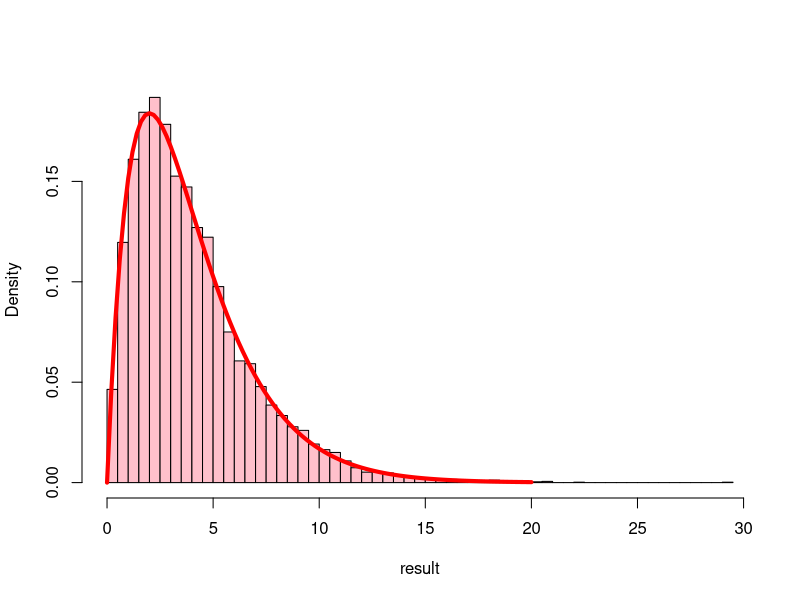
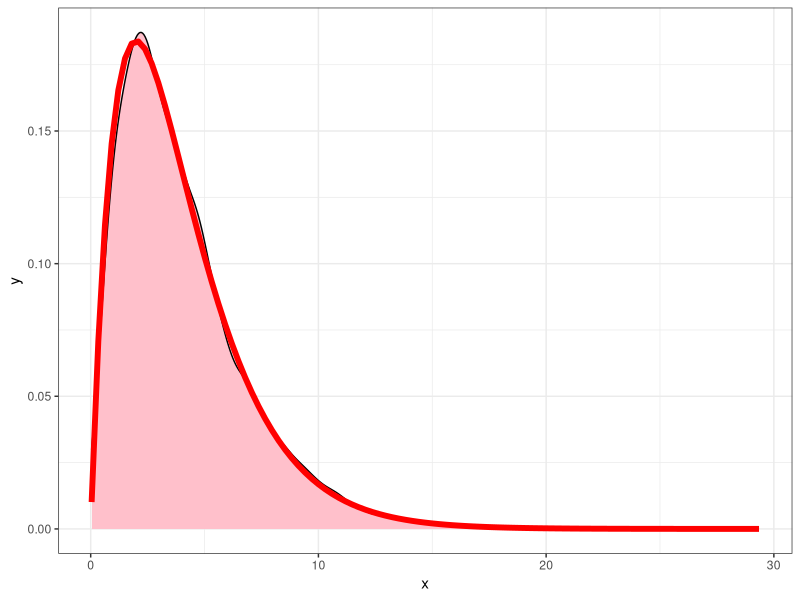

Write R code to recreate these figures, in order.
## ---- chunk 1
# site <- "http://sda.berkeley.edu/TMPDIR/AAELN0Q9.csv"
# download.file(url = site, destfile = "../data/DPS.csv")
DPS <- read.csv(file="../data/DPS.csv")
xtabs(~SEX + DEATHPEN, data = DPS)
## ---- chunk 2
library(plyr)
DPS$DEATHPEN <- mapvalues(DPS$DEATHPEN, from = c(0,1,2,3,4,5,8,9), to =c(NA, "Strongly Agree", "Agree", "Neither Agree nor Disagree", "Disagree", "Strongly Disagree", NA, NA))
DPS$SEX <- mapvalues(DPS$SEX, from =c(1, 2), to = c("Male", "Female"))
xtabs(~SEX + DEATHPEN, data = DPS)
## ---- chunk 3
DPS$DEATHPEN <- factor(DPS$DEATHPEN, levels = c("Strongly Agree", "Agree", "Neither Agree nor Disagree", "Disagree", "Strongly Disagree"))
DPS$SEX <- factor(DPS$SEX, levels = c("Male", "Female"))
T1 <- xtabs(~SEX + DEATHPEN, data = DPS)
T1
addmargins(T1)
prop.table(T1, 1)
## ---- chunk 4
outer(1:3, 1:3)
outer(1:3, 3:1)
outer(1:3, 3:1, "+")
outer(1:3, 3:1, "^")
## ---- chunk 5
EC <- function(TAB){
  outer(apply(TAB,1 , sum), apply(TAB, 2, sum))/sum(TAB)
}
EC(T1)
## ---- chunk 6
str(DPS)
DPSC <- na.omit(DPS)
str(DPSC)
## ---- chunk 7
set.seed(123)
addmargins(table(DPSC$SEX, sample(DPSC$DEATHPEN)))
addmargins(table(DPSC$SEX, sample(DPSC$DEATHPEN)))
addmargins(xtabs(~sample(SEX) + DEATHPEN, data = DPSC))
addmargins(xtabs(~sample(SEX) + DEATHPEN, data = DPSC))
## ---- chunk 8
N <- 10^4 - 1  # Change this for slower computers
result <- numeric(N)
set.seed(3)
for(i in 1:N){
# T2 <- table(sample(DPSC$SEX), DPSC$DEATHPEN)
  T2 <- xtabs(~sample(SEX) + DEATHPEN, data =DPSC)
result[i] <- chisq.test(T2)$statistic  
}
obs <- chisq.test(xtabs(~SEX + DEATHPEN, data = DPSC))$statistic
pvalue <- (sum(result >= obs) + 1)/(N + 1)
pvalue
pvalueCH <- chisq.test(xtabs(~SEX + DEATHPEN, data = DPSC))$p.value
pvalueCH
# Or chisq.test(DPSC$SEX, DPSC$DEATHPEN)$p.value
hist(result, breaks = "Scott", col = "pink", freq=FALSE, main = "")
curve(dchisq(x, 4), 0, 20, add=TRUE, col = "red", lwd = 4)
### Using ggplot2 now
library(ggplot2)
DF <- data.frame(x = result)
p <- ggplot(data = DF, aes(x= x)) + geom_density(fill = "pink") + theme_bw()
p + stat_function(fun = dchisq, args = list(df = 4), color = "red", lwd = 2)
## ---- chunk 9
HA <- c(110, 277, 50, 163, 302, 63)
HAM <- matrix(data = HA, nrow = 2, byrow = TRUE)
dimnames(HAM) <- list(Gender = c("Male", "Female"), Giddy = c("Very Happy", "Pretty Happy", "Not to Happy"))
HAM
HAT <- as.table(HAM)
HAT
addmargins(HAT)
HADF <- as.data.frame(HAT)
HATflatfile <- vcdExtra::expand.dft(HADF)
head(HATflatfile)
str(HATflatfile)
## ---- chunk 10
# site <- "http://sda.berkeley.edu/TMPDIR/AAO0mzEh.csv"
# download.file(url = site, destfile = "../data/dpy.csv")
dpy <- read.csv(file = "../data/dpy.csv")
str(dpy)
xtabs(~DEATHPEN + DEGREE, data = dpy)
## ---- chunk 11
YQ <- subset(x = dpy, subset = DEATHPEN != 0 & DEGREE != 0)
head(YQ)
xtabs(~YEAR, data = YQ)
## ---- chunk 12
women <- c(35, 146)
men <- c(8, 97)
stuff <- rbind(women, men)
dimnames(stuff) <- list(Gender =c("Women", "Men"), Diet=c("Yes", "No"))
stuff
stuffT <- as.table(stuff)
stuffDF <- as.data.frame(stuffT)
head(stuffDF)
DFL <- vcdExtra::expand.dft(stuffDF)
head(DFL)
set.seed(2)
N <- 10^4 - 1  # Change this for slower computers
result <- numeric(N)
for (i in 1:N) {
    T2 <- xtabs(~sample(Gender) + Diet, data = DFL)
    result[i] <- chisq.test(T2)$statistic
}
obs <- chisq.test(xtabs(~ Gender + Diet, data = DFL))$statistic
pvalue <- (sum(result >= obs) + 1)/(N + 1)
pvalue
## ---- chunk 13
candy <- c(42, 20, 38, 33, 27, 50)
candyM <- matrix(data = candy, nrow = 2, byrow = TRUE)
dimnames(candyM) <- list(Gender = c("Boys", "Girls"), Flavor = c("Flavor 1", "Flavor 2", "Flavor 3"))
candyM
candyT <- as.table(candyM)
candyT
addmargins(candyT)
candyDF <- as.data.frame(candyT)
candyflatfile <- vcdExtra::expand.dft(candyDF)
head(candyflatfile)
str(candyflatfile)
E <- chisq.test(candyT)$expected
E
obsstat <- chisq.test(candyT)$statistic
obsstat
# Now we will run a permutation test.
N <- 10^4 - 1  # Change this for slower computers
result <- numeric(N)
set.seed(1)
for (i in 1:N) {
    T2 <- xtabs(~sample(Gender) + Flavor, data = candyflatfile)
    result[i] <- chisq.test(T2)$statistic
}
pvalue <- (sum(result >= obsstat) + 1)/(N + 1)
pvalue
## ---- chunk 14
numberDefectives <- c(0,1,2,3,4,5,"6 or more")
numberSamples <- c(10, 24, 10, 4, 1, 1, 0)
names(numberSamples) <- numberDefectives
numberSamples
## ---- chunk 15
muest <- sum(numberSamples[-7]*c(0,1,2,3,4,5))/50
muest
## ---- chunk 16
ps <- dpois(0:4, muest) 
p5m <- 1 - ppois(4, muest)
psf <- c(ps, p5m)
psf
exh <- psf*50
exh
((numberSamples[-7] - exh)^2/exh)
stat <- sum((numberSamples[-7] - exh)^2/exh)
stat
epvalue <- pchisq(stat, 6-1-1, lower=FALSE)
epvalue
## ---- chunk 17
ps <- dpois(0:2, muest) 
p3m <- 1 - ppois(2, muest)
psf <- c(ps, p3m)
psf
exh <- psf*50
exh
((numberSamples[-c(7,6,5)] + c(0,0,0,2) - exh)^2/exh)
stat <- sum((numberSamples[-c(7,6,5)] + c(0,0,0,2) - exh)^2/exh)
stat
epvalue2 <- pchisq(stat, 4-1-1, lower=FALSE)
epvalue2
# Could use the following but the degrees of freedom will be incorrect for this test!
chisq.test(c(10, 24, 10, 6), p=psf)
## ---- chunk 18
pihat <- 65/650
ps <- dbinom(0:2, 13, pihat) 
p3m <- 1 - pbinom(2, 13, pihat)
psf <- c(ps, p3m)
psf
exh <- psf*50
exh
((numberSamples[-c(7,6,5)] + c(0,0,0,2) - exh)^2/exh)
stat <- sum((numberSamples[-c(7,6,5)] + c(0,0,0,2)  - exh)^2/exh)
stat
epvalue3 <- pchisq(stat, 4-1-1, lower=FALSE)
epvalue3
